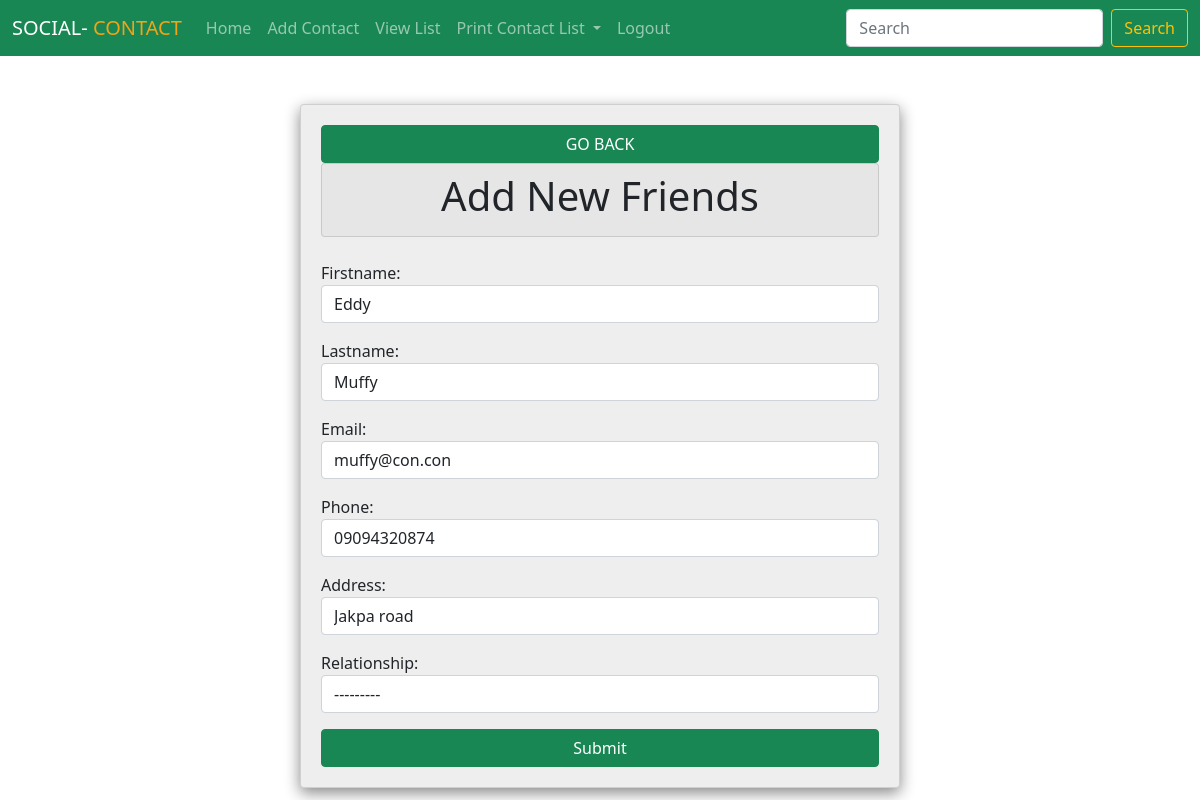
Page /events/update_user/2 (signed in) on the committed database.
### events/models.py (models this page shows)
class AddUser(models.Model):
    RELATIONSHIP = (
        ('Family', 'Family'),
        ('Friend', 'Friend'),
        ('Brother', 'Brother'),
        ('Sister', 'Sister'),
        ('Mother', 'Mother'),
        ('Father', 'Father'),
        ('Cousin', 'Cousin'),
        ('In-Law', 'In-Law'),
        ('Others', 'Others'),
    )
    firstname = models.CharField(max_length=100, null=True,  blank=True)
    lastname = models.CharField(max_length=100, null=True,  blank=True)
    email = models.EmailField( null=True)
    phone = models.CharField(max_length=100, null=True,  blank=True)
    address = models.CharField(max_length=100, null=True,  blank=True)
    relationship = models.CharField(max_length=100, null=True,  blank=True, choices=RELATIONSHIP)

### events/views.py (the view)
# urls.py: path('update_user/<str:pk>', views.update_user, name='update-user'),
def update_user(request, pk):
    lists = AddUser.objects.get(id=pk)
    form = AddUserForm(instance=lists)
    context = {'form': form}
    if request.method == 'GET':
        return render(request, 'events/update.html', context)
    elif request.method == 'POST':
        form = AddUserForm(request.POST, instance=lists)
        if form.is_valid():
            form.save()
            messages.info(request, 'The post has been updated  successfully')
            return redirect('view-list')

### events/forms.py
class AddUserForm(ModelForm):
    class Meta:
        model = AddUser
        fields = '__all__'
        widgets = {
            'firstname': forms.TextInput(attrs={'class': 'form-control'}),
            'lastname': forms.TextInput(attrs={'class': 'form-control'}),
            'email': forms.EmailInput(attrs={'class': 'form-control'}),
            'phone': forms.TextInput(attrs={'class': 'form-control'}),
            'address': forms.TextInput(attrs={'class': 'form-control'}),
            'relationship': forms.Select(attrs={'class': 'form-control'}),
        }

### events/templates/events/update.html (shortened to what this page needs)
{% extends 'events/base.html' %}
{% block content %}
    <div class="card" style="width: 600px; padding: 20px; margin: auto; background-color: #eee; box-shadow: 0 5px 15px #888;">
        <a href="{% url 'view-list' %}" class="btn btn-success">GO BACK</a>
        <div class="card card-header">
            <h1 class="text-center">Add New Friends</h1>
        </div>
        <br>
        <form action="" method="POST">
            {{form.as_p}}
            <input type="submit" class="btn btn-success" value="Submit" style="width: 100%;">
        </form>
    </div>
{% endblock %}

### rows in the picture
AddUser: firstname "Eddy", lastname "Muffy", email "muffy@con.con", phone "09094320874", address "Jakpa road", relationship "---------"
